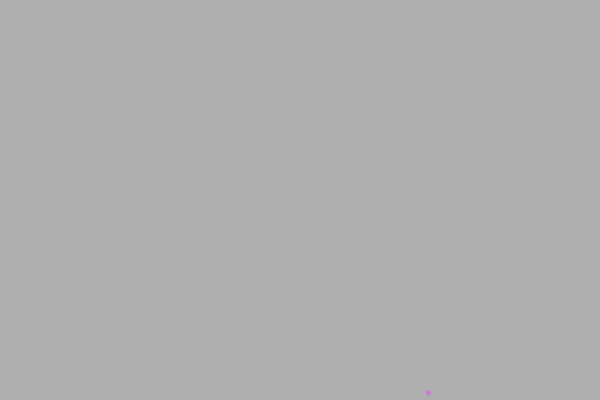
Frame 1 (no input)
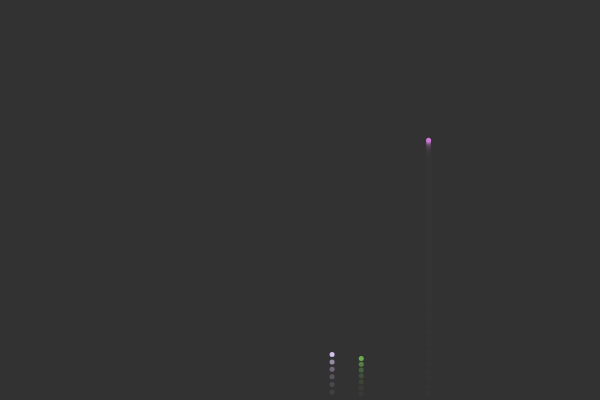
Frame 60 (no input)
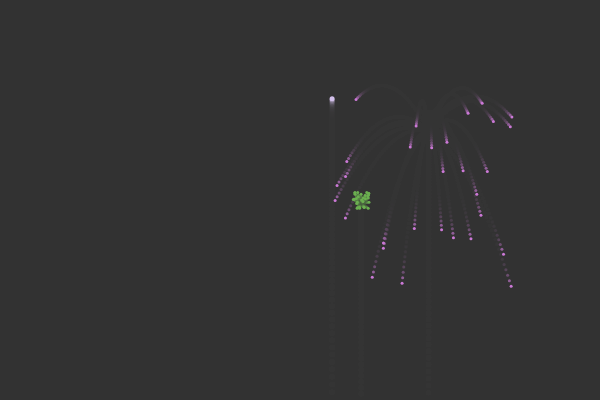
Frame 120 (the mouse pressed at the canvas centre since frame 60)

The p5.js sketch that drew these frames (run headless with seeded random() and noise() and a simulated clock; from frame 60 on, the mouse is pressed at the canvas centre):

// p5.js sketch
// ── sketch.js
var fw = [];
var gr;		// Gravity

function setup(){
	createCanvas(600,400);
	fw[0] = new Firework(random(width), height, random(-5,-8));
	gr = createVector(0,0.1);
}

function draw(){
	background(51, 100); // Some alpha to create trail effect

	// 5% chance of creating a new Firework
	if(random(0,1) < 0.05){
		var newFw = new Firework(random(width), height, random(-5,-8));
		fw.push(newFw);
	}
	for(var i = fw.length-1; i >= 0; i--){
		fw[i].applyForce(gr);
		fw[i].update();
		fw[i].show();
		if(!fw[i].isAlive()){
			fw.splice(i,1);
		}
	}
}

function Firework(x, y, yVel){
	this.me = new Particle(x,y,0,yVel, randomColor(), Number.MAX_VALUE, 5);
	this.particles = [];

	this.applyForce = function(force){
		if(this.me.isAlive()){
			this.me.applyForce(force);
		}
		for(p of this.particles){
			p.applyForce(force);
		}
	}

	this.update = function(){
		if(this.me.isAlive()){
			this.me.update();
			if(this.me.vel.y >= 0){
				this.me.lifetime = 0;	// Kill myself
				// Create my explosion particles
				for(var i=0; i < 30; i++){
					this.particles[i] = new Particle(this.me.pos.x, this.me.pos.y, random(-2, 2), random(-3,1), this.me.color, round(random(127,255)), 3);
				}
			}
		}

		for(var i = this.particles.length-1; i >= 0; i--){
			this.particles[i].update();
			if(!this.particles[i].isAlive()){
				this.particles.splice(i,1);
			}
		}
	}

	this.show = function(){
		if(this.me.isAlive()){
			this.me.show();
		}
		for(p of this.particles){
			p.show();
		}
	}

	this.isAlive = function(){
		return (this.me.isAlive() || (this.particles.length > 0));
	}
}

function Particle(x,y, xVel, yVel, col, lt, r){
	this.pos = createVector(x,y);
	this.vel = createVector(xVel,yVel);
	this.acc = createVector(0,0);
	this.r = r;
	this.lifetime = lt;
	this.color= col;

	this.applyForce = function(force){
		if(!this.isAlive()){
			return;
		}
		this.acc.add(force);
	}

	this.update = function(){
		if(!this.isAlive()){
			return;
		}
		this.lifetime -= 2;
		this.vel.add(this.acc);
		this.pos.add(this.vel);
		this.acc.mult(0);
	}

	this.show = function(){
		if(!this.isAlive()){
			return;
		}
		this.color.levels[3] = this.lifetime;
		stroke(this.color);
		strokeWeight(this.r);
		point(this.pos.x, this.pos.y);
	}

	this.isAlive = function(){
		return (this.lifetime > 0);
	}
}

function randomColor(){
	var r = round(random(50,255));
	var g = round(random(50,255));
	var b = round(random(50,255));
	return color(r,g,b);
}
